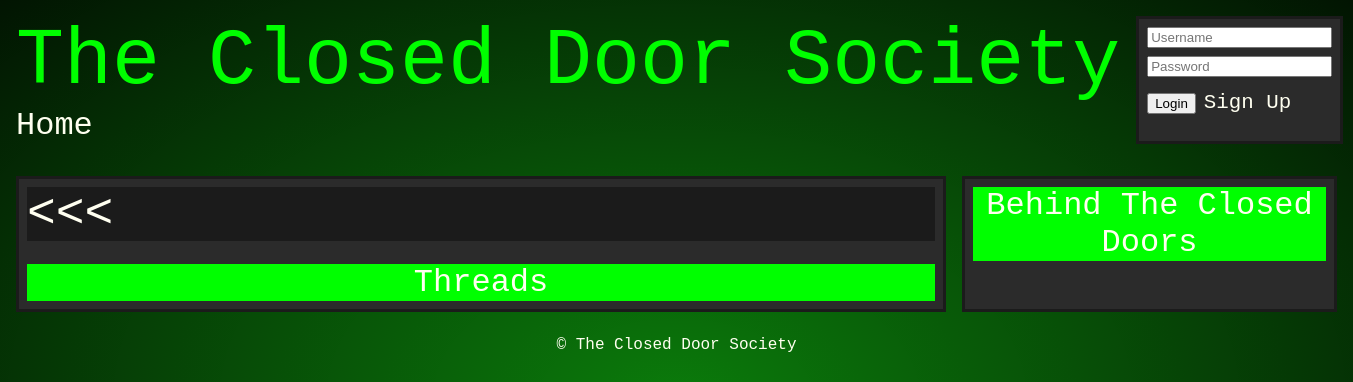
The app's page /forum.php, older data.
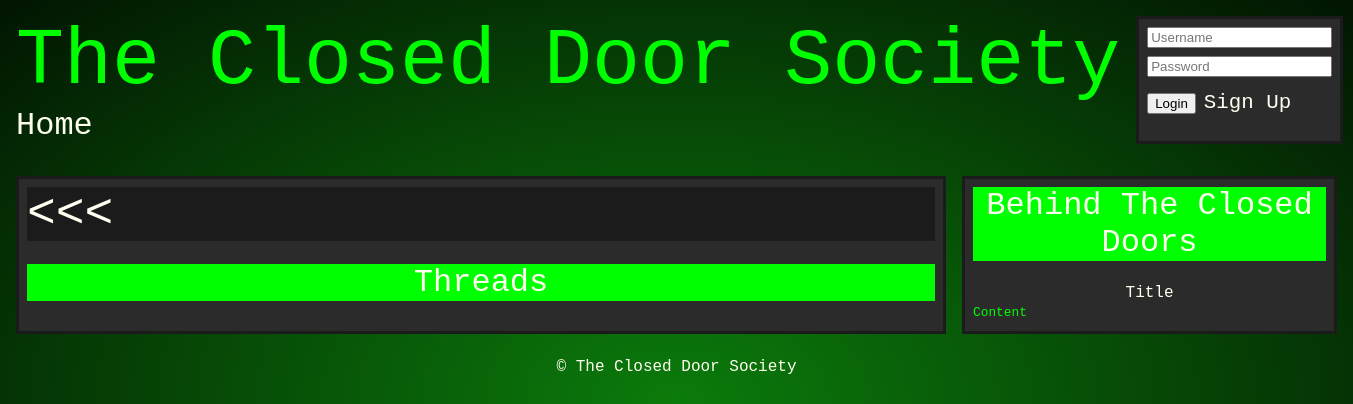
The same page, newer data.
### tables this page shows
CREATE TABLE News(

	ID INT NOT NULL AUTO_INCREMENT,
	UpdateTime DATETIME NOT NULL,
	Title VARCHAR(56) NOT NULL,
	Content TEXT NOT NULL,
	Img BLOB NOT NULL,
	
	PRIMARY KEY (ID),
	INDEX (UpdateTime)
	
);

### database.php (the view, shortened to what this page needs)
<?php
include_once 'render.php';
$dbuser = 'root';
$dbpass = '';
$dbname = 'forum';
$db = new mysqli('localhost', $dbuser, $dbpass, $dbname);
$getNews = $db->prepare("SELECT * FROM News ORDER BY ID DESC LIMIT 1;");
function listThreads($forumID)
{
	echo "<h2>Threads</h2>";
}
function displayNews()
{
	global $getNews;
	$getNews->execute();
	$news = $getNews->get_result();
	echo "<h2>Behind The Closed Doors</h2>";
	echo '<br>';
	while ($newsRow = $news->fetch_row()) {
		$newsTitle = $newsRow[2];
		$newsContent = $newsRow[3];
		echo "<h3>$newsTitle</h3>";
		echo "<p>$newsContent</p>";
	}
}

Row changes from the older to the newer data that the page shows:
added news: Title "Title", Content "Content"
